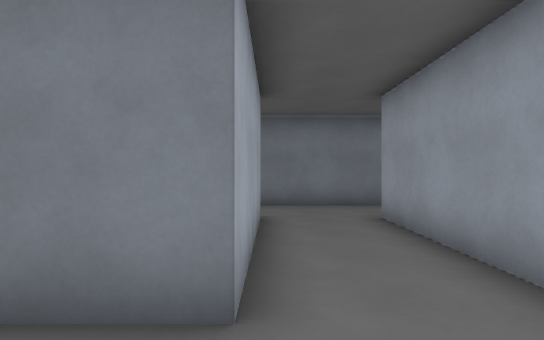
view 1 (above)

19 first-person views from a walk through a 3-D level made in the Godot game engine. The camera is 1.4 m above the floor, looks level and sees 75° across. The floor is counted in squares, 1.44 m on a side. Each view is taken from the middle of a square. On the plan, view 1 faces up. The plan holds only what a view shows up to about 13 squares ahead; the rest is blank. Characters and animated objects are left out. Surface patterns are stand-ins for the level's own textures.

view 2
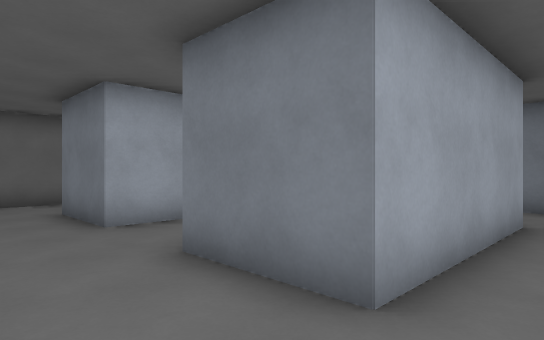

view 3
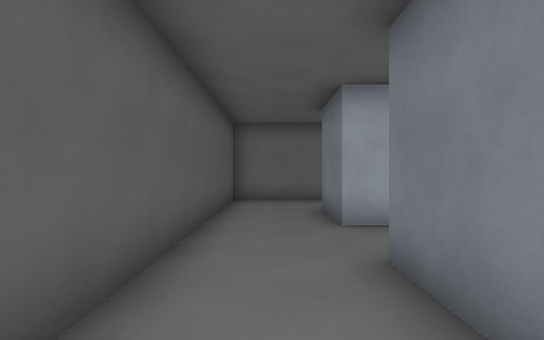

view 4
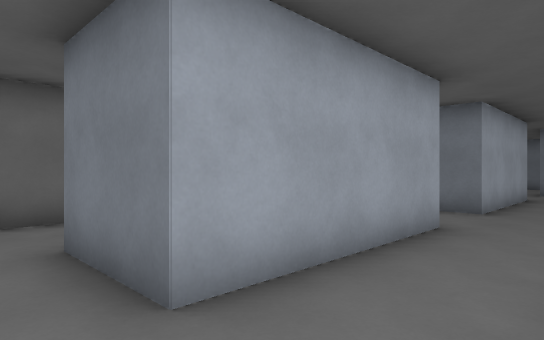

view 5
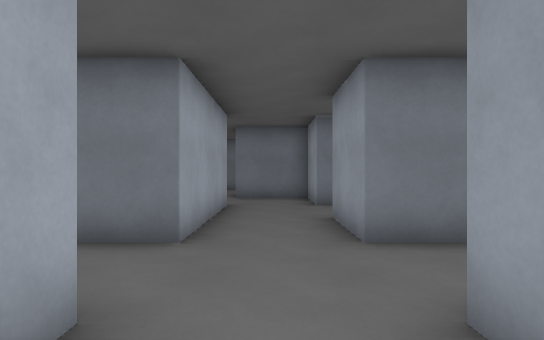

view 6
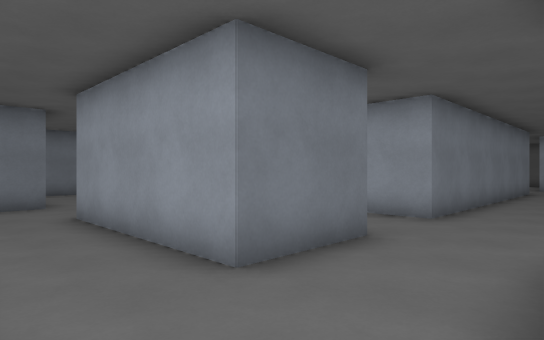

view 7
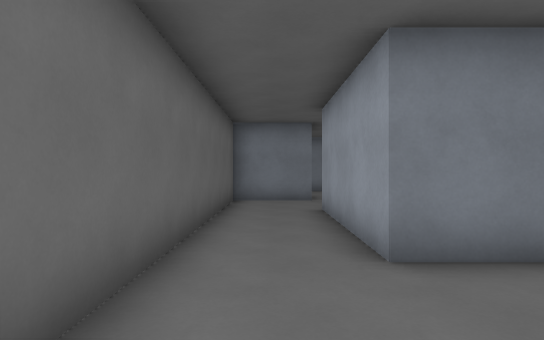

view 8
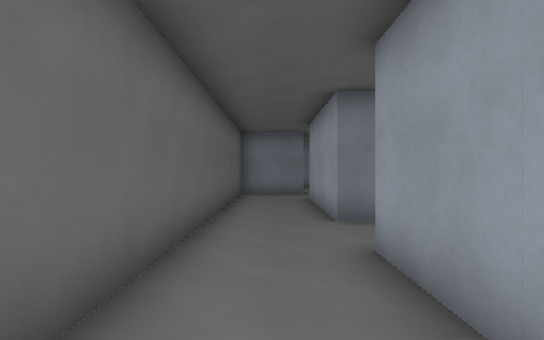

view 9
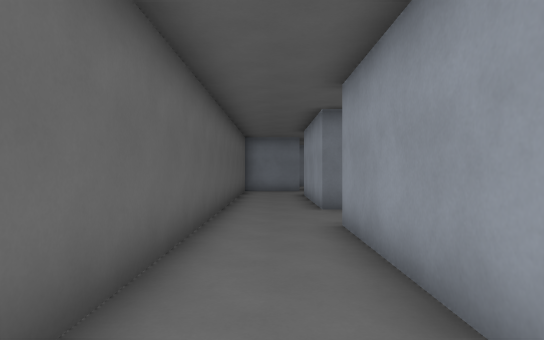

view 10
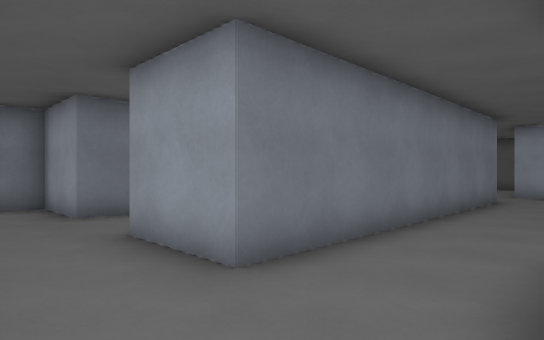

view 11
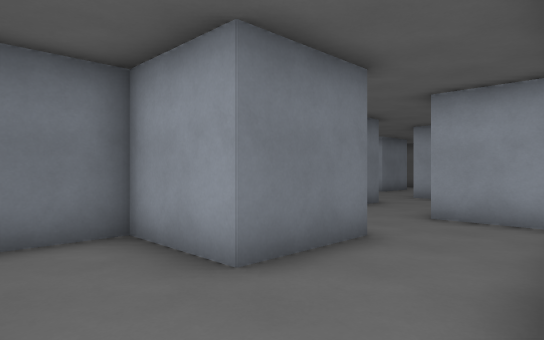

view 12
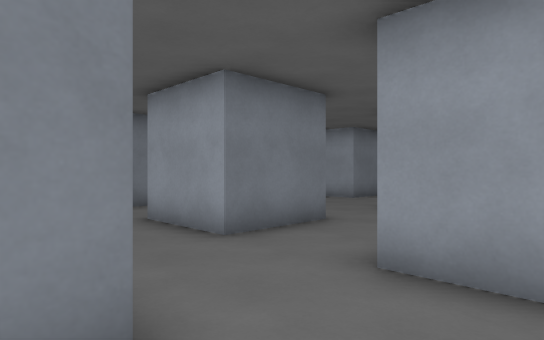

view 13
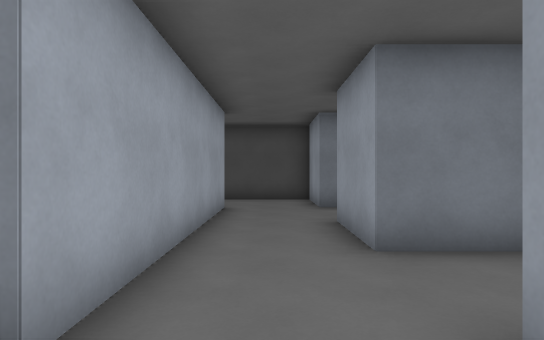

view 14
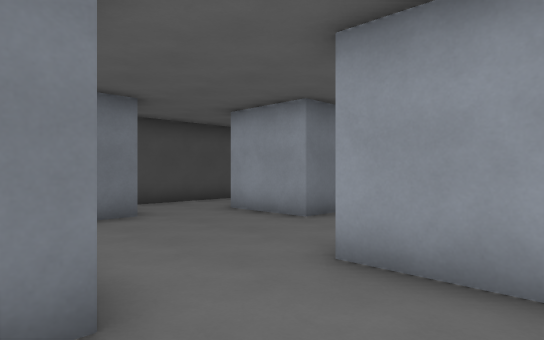

view 15
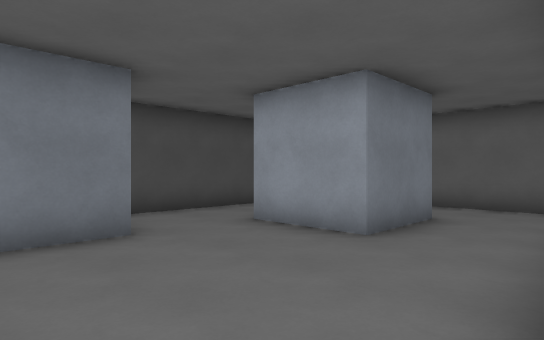

view 16
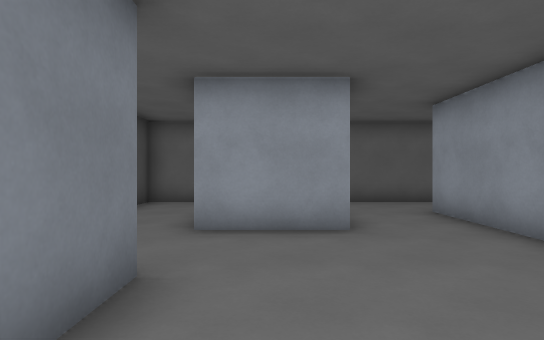

view 17
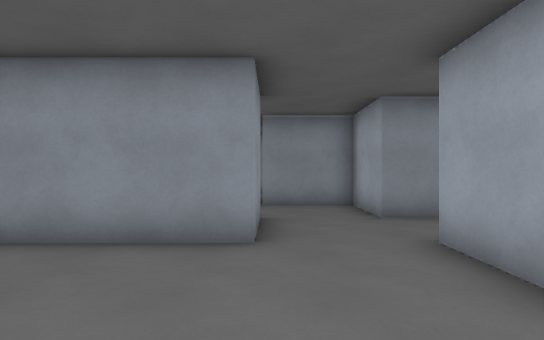

view 18
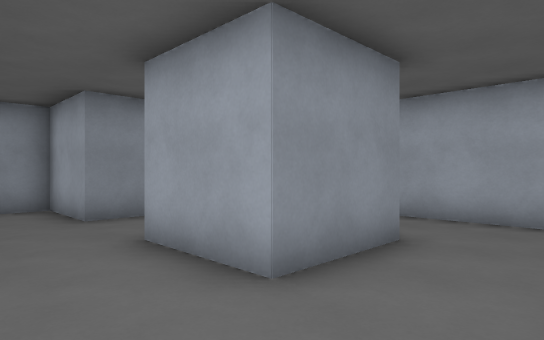

view 19
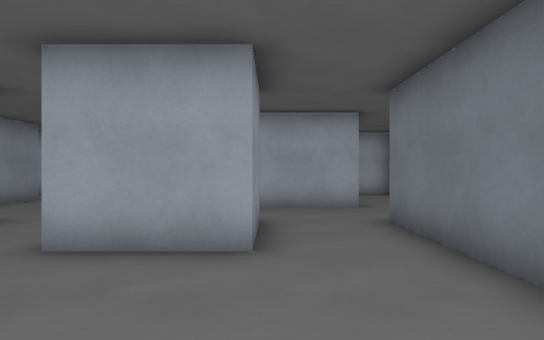

### Floor plan
Points are (right, up) in squares from view 1. A wall is a line through its corners. A room is listed if a view was taken in it or the views show most of it. See-through windows are left out.
Room 1 (views 1, 2, 3, 4, 5, 6, 7, 8, 9, 10, 11, 12)
walls: (-5.2, 7.2) (-5.2, 2.2) (-7.8, 2.2); (-2.8, 6.5) (-2.8, 7.2); (-0.2, 7.2) (-0.2, 2.2) (-2.8, 2.2); (-7.8, 2.5) (-7.8, 7.2); (-5.2, 14.7) (-5.2, 9.7) (-7.8, 9.7) (-7.8, 14.8); (-0.2, 14.7) (-2.8, 14.7) (-2.8, 17.2) (-5.2, 17.2); (2.2, 2.9) (2.2, 7.2); (-7.6, 17.2) (-10.2, 17.2) (-10.2, -0.2) (-0.5, -0.2); (4.6, 9.7) (-2.8, 9.7) (-2.8, 12.3) (-1, 12.3)
ways out: opening at (-1.5, 13.5) to room 2; opening at (-6.5, 18.5); opening at (3.5, 8.5)
Room 2 (views 13, 14, 15, 16, 17, 18, 19)
walls: (4.8, 19.8) (4.8, 17.2) (2.2, 17.2) (2.2, 19.8) (4.8, 19.8); (7.4, 22.2) (2.2, 22.2) (2.2, 24.7) (-0.6, 24.7); (7.2, 14.9) (7.2, 17.3) (12.3, 17.3); (3.5, 14.8) (4.8, 14.8) (4.8, 12.3) (7.3, 12.3); (12.3, 19.7) (9.7, 19.7) (9.7, 22.4); (-0.2, 22.4) (-0.2, 14.7); (2.2, 12.9) (2.2, 14.9); (12, 24.7) (8.2, 24.7); (14.7, 17.6) (14.7, 20.8); (14.7, 23.4) (14.7, 24.7) (13.7, 24.7)
ways out: opening at (-1.5, 13.5) to room 1; opening at (-1.5, 23.5); opening at (13.5, 17)

Where each view was taken, in squares from view 1:
view 1: 0 up, 0 right, facing up
view 2: 0 up, 1 right, facing up-left
view 3: 1 up, 1 right, facing left
view 4: 1 up, 3 left, facing up-left
view 5: 5 up, 4 left, facing up
view 6: 7 up, 10 left, facing up-right
view 7: 6 up, 9 left, facing up
view 8: 3 up, 9 left, facing up
view 9: 1 up, 9 left, facing up
view 10: 7 up, 5 left, facing up-right
view 11: 12 up, 5 left, facing up-right
view 12: 13 up, 1 left, facing up-right
view 13: 13 up, 1 right, facing up
view 14: 15 up, 4 right, facing up-right
view 15: 17 up, 5 right, facing up-right
view 16: 21 up, 4 right, facing right
view 17: 22 up, 7 right, facing down
view 18: 22 up, 7 right, facing down-left
view 19: 20 up, 9 right, facing left
